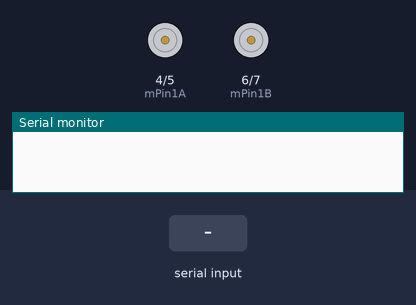
This sketch was run on a simulated Arduino Uno, built with avr-gcc and run on an emulated ATmega328P. Parts: motor-driver pin pairs drawn as motors (green arrow = first pin HIGH = forward, orange = second pin HIGH = backward, longer = more drive), the last lines printed to the serial monitor. The test bench sets the inputs (shaded band).

Above: at 1.2 s.
1.3 s: "U" received over Serial
At 2.5 s:
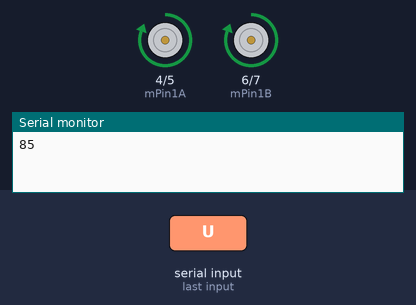
2.8 s: "D" received over Serial
At 3.7 s:
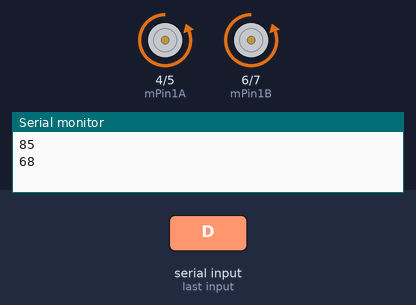
4.3 s: "L" received over Serial
At 4.8 s:
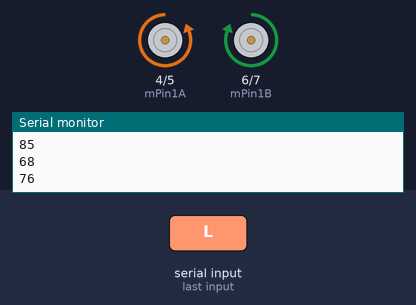
5.8 s: "R" received over Serial
At 7.0 s:
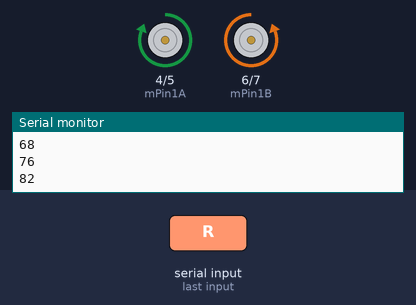
7.3 s: "S" received over Serial
At 8.3 s:
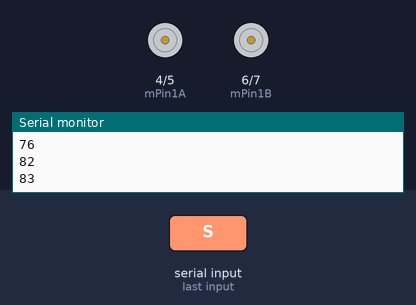
Timing chart, 0 to 9.8 s (numbered marks = the images above; inputs shaded):
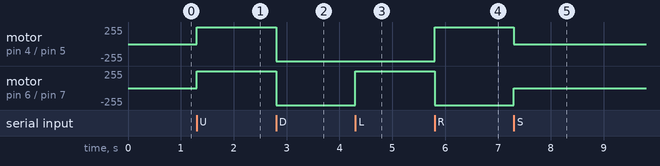

Measured:
- after the input at 1.3 s, motor on pin 4 (mPin1A) / pin 5 (mPin2A), motor on pin 6 (mPin1B) / pin 7 (mPin2B): stopped → forward 255/255 at once
- after the input at 2.8 s, motor on pin 4 (mPin1A) / pin 5 (mPin2A), motor on pin 6 (mPin1B) / pin 7 (mPin2B): forward 255/255 → backward 255/255 at once
- after the input at 4.3 s, motor on pin 6 (mPin1B) / pin 7 (mPin2B): backward 255/255 → forward 255/255 at once
- after the input at 5.8 s, motor on pin 4 (mPin1A) / pin 5 (mPin2A): backward 255/255 → forward 255/255 at once; motor on pin 6 (mPin1B) / pin 7 (mPin2B): forward 255/255 → backward 255/255 at once
- after the input at 7.3 s, motor on pin 4 (mPin1A) / pin 5 (mPin2A): forward 255/255 → stopped at once; motor on pin 6 (mPin1B) / pin 7 (mPin2B): backward 255/255 → stopped at once

The sketch:

codev2.ino
```cpp
int mPin1A = 4;
int mPin2A = 5;

int mPin1B = 6;
int mPin2B = 7;

int speedA = 50;
int speedB = 50;
int state, speedMin;
void setup() {
  // put your setup code here, to run once:
  Serial.begin(9600);
  pinMode(mPin1A, OUTPUT);
  pinMode(mPin2A, OUTPUT);

  pinMode(mPin1B, OUTPUT);
  pinMode(mPin2B, OUTPUT);


}

void loop() {
  // put your main code here, to run repeatedly:
  if (Serial.available()) {
    state = Serial.read();
    Serial.println(state);
//    if (state >= 43) {
//      speedMin = (state - 43) * 25;
//      speedMin = constrain(speedMin, 0, 255);
//      speedA = speedMin;
//      speedB = speedMin;
//    }
    switch (state) {
      case 'S':
        dungMotor();
        break;
      case 'U':
        tienMotorA(speedA);
        tienMotorB(speedB);
        break;
      case 'D':
        luiMotorA(speedA);
        luiMotorB(speedB);
        break;
      //      case 3:
      //        tienMotorA(speedA - 25);
      //        tienMotorB(speedB + 25);
      //        break;
      //      case 4:
      //        tienMotorA(speedA + 25);
      //        tienMotorB(speedB - 25);
      //        break;
      case 'L':
        luiMotorA(speedA);
        tienMotorB(speedB);
        break;
      case 'R':
        tienMotorA(speedA);
        luiMotorB(speedB);
        break;
      default:
        break;
    }

  }
}

void tienMotorA(int speedM) {
  //  analogWrite(mSpeedPinA, speedM);
  digitalWrite(mPin1A, HIGH);
  digitalWrite(mPin2A, LOW);
}

void luiMotorA(int speedM) {
  //  analogWrite(mSpeedPinA, speedM);
  digitalWrite(mPin1A, LOW);
  digitalWrite(mPin2A, HIGH);
}

void tienMotorB(int speedM) {
  //  analogWrite(mSpeedPinB, speedM);
  digitalWrite(mPin1B, HIGH);
  digitalWrite(mPin2B, LOW);
}

void luiMotorB(int speedM) {
  //  analogWrite(mSpeedPinB, speedM);
  digitalWrite(mPin1B, LOW);
  digitalWrite(mPin2B, HIGH);
}
void dungMotor() {
  digitalWrite(mPin1B, LOW);
  digitalWrite(mPin2B, LOW);
  digitalWrite(mPin1A, LOW);
  digitalWrite(mPin2A, LOW);
  //  analogWrite(mSpeedPinB, 0);
  //  analogWrite(mSpeedPinB, 0);
}
```
